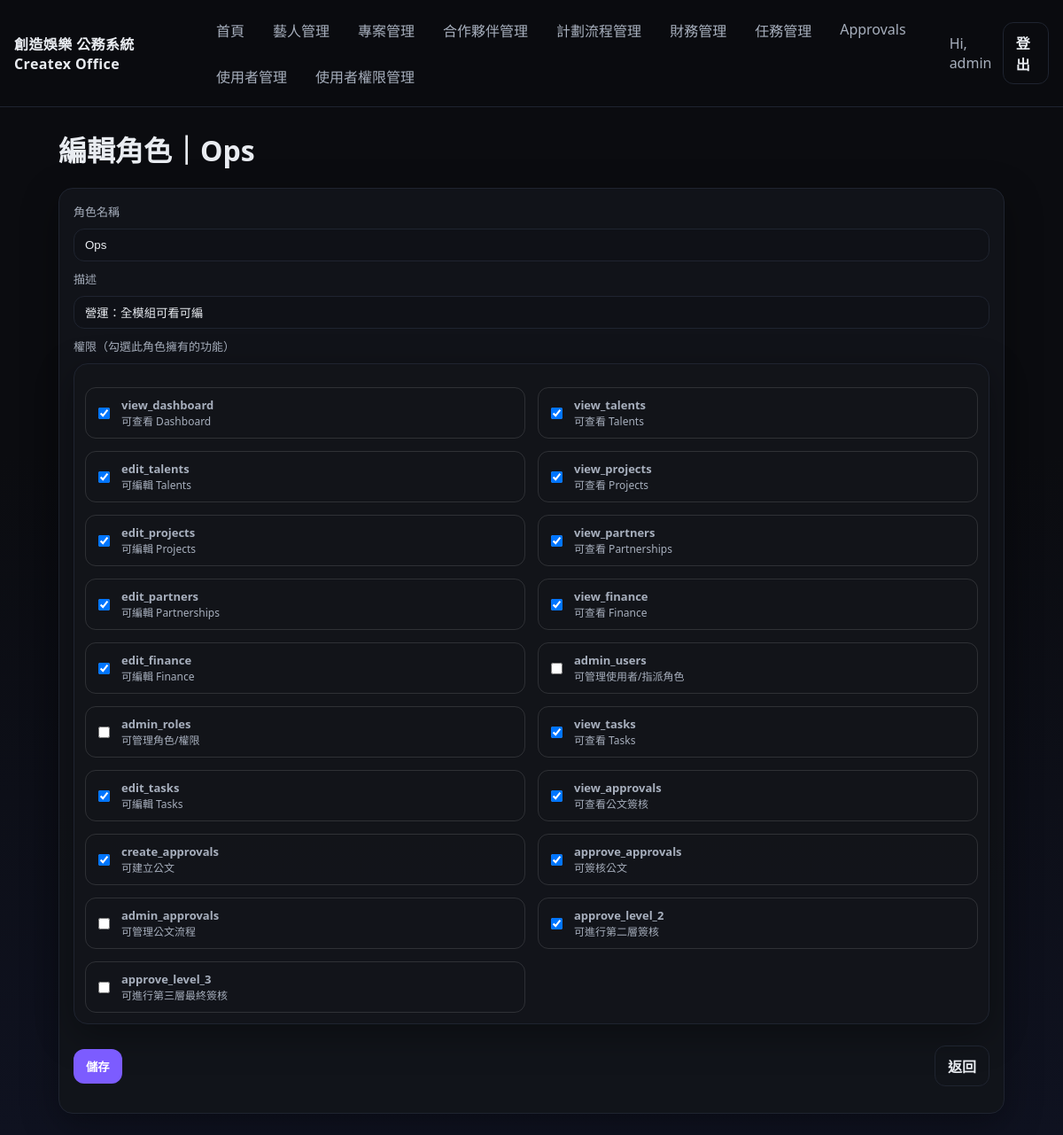
/admin/roles/2/edit (signed in), run on the app's committed database.
### tables this page shows
CREATE TABLE users (
                id INTEGER PRIMARY KEY AUTOINCREMENT,
                username TEXT UNIQUE NOT NULL,
                password_hash TEXT NOT NULL,
                role TEXT NOT NULL DEFAULT 'owner',
                created_at TEXT NOT NULL
            , is_active INTEGER NOT NULL DEFAULT 1, must_change_password INTEGER NOT NULL DEFAULT 0);

CREATE TABLE roles (
                id INTEGER PRIMARY KEY AUTOINCREMENT,
                name TEXT UNIQUE NOT NULL,
                description TEXT
            );

CREATE TABLE permissions (
                id INTEGER PRIMARY KEY AUTOINCREMENT,
                code TEXT UNIQUE NOT NULL,
                description TEXT
            );

### app.py (the view, shortened to what this page needs)
@app.route("/admin/roles/<int:role_id>/edit", methods=["GET", "POST"])
@login_required
@require_perm("admin_roles")
def admin_role_edit(role_id: int):
    with get_db() as conn:
        role = conn.execute("SELECT * FROM roles WHERE id=?", (role_id,)).fetchone()
        if not role:
            flash("找不到角色", "error")
            return redirect(url_for("admin_roles"))
        perms_ = conn.execute("SELECT * FROM permissions ORDER BY id ASC").fetchall()
        rp_rows = conn.execute(
            "SELECT perm_id FROM role_permissions WHERE role_id=?",
            (role_id,),
        ).fetchall()
        selected_perm_ids = {int(r["perm_id"]) for r in rp_rows}
    return render_template(
        "admin_role_edit.html",
        role=role,
        perms=perms_,
        selected_perm_ids=selected_perm_ids,
    )

### app.py (called while the page is built)
def get_db() -> sqlite3.Connection:
    conn = sqlite3.connect(DB_PATH)
    conn.row_factory = sqlite3.Row
    conn.execute("PRAGMA foreign_keys = ON;")
    return conn

def get_user_perm_codes(user_id: int) -> Set[str]:
    with get_db() as conn:
        rows = conn.execute(
            """
            SELECT DISTINCT p.code
            FROM user_roles ur
            JOIN role_permissions rp ON rp.role_id = ur.role_id
            JOIN permissions p ON p.id = rp.perm_id
            WHERE ur.user_id = ?
            """,
            (user_id,),
        ).fetchall()
    return set(r["code"] for r in rows)

def user_has_perm(code: str) -> bool:
    if not current_user.is_authenticated:
        return False
    try:
        uid = int(current_user.id)
    except Exception:
        return False
    return code in get_user_perm_codes(uid)

def require_perm(code: str):
    def deco(fn):
        @wraps(fn)
        def wrapper(*args, **kwargs):
            if not user_has_perm(code):
                flash("你沒有權限瀏覽此頁面", "error")
                return _redirect_no_perm()
            return fn(*args, **kwargs)
        return wrapper
    return deco

@app.context_processor
def inject_globals():
    return dict(user_has_perm=user_has_perm)

@login_manager.user_loader
def load_user(user_id: str) -> Optional[User]:
    with get_db() as conn:
        row = conn.execute(
            "SELECT id, username, role FROM users WHERE id = ?",
            (int(user_id),),
        ).fetchone()
        if not row:
            return None
        return User(int(row["id"]), row["username"], row["role"])

### templates/admin_role_edit.html
{% extends "base.html" %}
{% block content %}
<h1>編輯角色｜{{ role["name"] }}</h1>
<div class="card">
  <form method="post" class="form">
    <label>角色名稱</label>
    <input name="name" value="{{ role['name'] }}" required>
    <label>描述</label>
    <input name="description" value="{{ role['description'] or '' }}">
    <label>權限（勾選此角色擁有的功能）</label>
    <div class="card" style="padding:12px">
      <div class="grid2">
        {% for p in perms %}
          <label style="display:flex;gap:10px;align-items:center;border:1px solid rgba(255,255,255,.12);padding:10px;border-radius:12px">
            <input type="checkbox" name="perm_ids" value="{{ p['id'] }}" {{ "checked" if p["id"] in selected_perm_ids else "" }}>
            <div>
              <div><b>{{ p["code"] }}</b></div>
              <div class="muted" style="font-size:12px">{{ p["description"] or "" }}</div>
            </div>
          </label>
        {% endfor %}
      </div>
    </div>
    <div class="row">
      <button class="btn" type="submit">儲存</button>
      <a class="btn ghost" href="{{ url_for('admin_roles') }}">返回</a>
    </div>
  </form>
</div>
{% endblock %}

### templates/base.html (shortened to what this page needs)
<!doctype html>
<html lang="zh-Hant">
<head>
  <link rel="stylesheet" href="{{ url_for('static', filename='css/style.css') }}">
</head>
<body>
  <header class="topbar">
    <div class="brand">創造娛樂 公務系統 Createx Office</div>
    {% if current_user.is_authenticated %}
      <nav class="nav">
        <a href="{{ url_for('dashboard') }}">首頁</a>
        <a href="{{ url_for('talents') }}">藝人管理</a>
        <a href="{{ url_for('projects') }}">專案管理</a>
        <a href="{{ url_for('partners') }}">合作夥伴管理</a>
        <a href="{{ url_for('partners_board') }}">計劃流程管理</a>
        <a href="{{ url_for('finance') }}">財務管理</a>
        <a href="{{ url_for('tasks') }}">任務管理</a>
        {% if user_has_perm('view_approvals') %}
        <a href="{{ url_for('approvals') }}">Approvals</a>
        {% endif %}
        {% if current_user.is_authenticated %}
        <a href="{{ url_for('admin_users') }}">使用者管理</a>
        <a href="{{ url_for('admin_roles') }}">使用者權限管理</a>
        {% endif %}
      </nav>
      <div class="userbox">
        <span class="muted">Hi, {{ current_user.username }}</span>
        <a class="btn ghost" href="{{ url_for('logout') }}">登出</a>
      </div>
    {% endif %}
  </header>
  <main class="container">
    {% block content %}{% endblock %}
  </main>
</body>
</html>

### static/css/style.css (style rules this page uses)
:root { --bg:#0b0c10; --card:#12141a; --text:#e9ecf1; --muted:#a7afbd; --line:#1f2430; --accent:#7c5cff; --danger:#ff4d4f; }
* { box-sizing:border-box }
body { margin:0; font-family: ui-sans-serif, system-ui, -apple-system, Segoe UI, Roboto, "Noto Sans TC", sans-serif; background:linear-gradient(180deg, #0b0c10 0%, #0b0c10 40%, #0f1220 100%); color:var(--text); }
a { color:inherit;text-decoration:none }
.container { max-width:1100px;margin:24px auto;padding:0 16px }
.topbar { position:sticky; top:0; display:flex; gap:16px; align-items:center; justify-content:space-between; padding:14px 16px; background:rgba(11,12,16,.85); border-bottom:1px solid var(--line); backdrop-filter: blur(10px); }
.brand { font-weight:800; letter-spacing:.4px }
.nav { display:flex; gap:12px; flex-wrap:wrap }
.nav a { padding:8px 10px;border-radius:10px;color:var(--muted) }
.userbox { display:flex; align-items:center; gap:10px }
.card { background:rgba(18,20,26,.9); border:1px solid var(--line); border-radius:16px; padding:16px; box-shadow: 0 12px 40px rgba(0,0,0,.35); }
.row { display:flex; align-items:center; justify-content:space-between; gap:12px; margin:14px 0 }
.grid2 { display:grid; grid-template-columns:1fr 1fr; gap:14px; margin-top:14px }
.form { display:flex; flex-direction:column; gap:10px }
label { color:var(--muted);font-size:13px }
input, textarea, select { background:#0f1117; color:var(--text); border:1px solid var(--line); border-radius:12px; padding:10px 12px; outline:none; }
.muted { color:var(--muted) }
.btn { display:inline-flex; align-items:center; justify-content:center; background:var(--accent); color:white; border:none; border-radius:12px; padding:10px 14px; font-weight:700; cursor:pointer; }
.btn.ghost { background:transparent;border:1px solid var(--line);color:var(--text) }

### data on the page
users: username "admin"
roles: name "Ops", description "營運：全模組可看可編"
permissions: code "view_dashboard", description "可查看 Dashboard"
permissions: code "view_talents", description "可查看 Talents"
permissions: code "edit_talents", description "可編輯 Talents"
permissions: code "view_projects", description "可查看 Projects"
permissions: code "edit_projects", description "可編輯 Projects"
permissions: code "view_partners", description "可查看 Partnerships"
permissions: code "edit_partners", description "可編輯 Partnerships"
permissions: code "view_finance", description "可查看 Finance"
permissions: code "edit_finance", description "可編輯 Finance"
permissions: code "admin_users", description "可管理使用者/指派角色"
permissions: code "admin_roles", description "可管理角色/權限"
permissions: code "view_tasks", description "可查看 Tasks"
permissions: code "edit_tasks", description "可編輯 Tasks"
permissions: code "view_approvals", description "可查看公文簽核"
permissions: code "create_approvals", description "可建立公文"
permissions: code "approve_approvals", description "可簽核公文"
permissions: code "admin_approvals", description "可管理公文流程"
permissions: code "approve_level_2", description "可進行第二層簽核"
permissions: code "approve_level_3", description "可進行第三層最終簽核"
